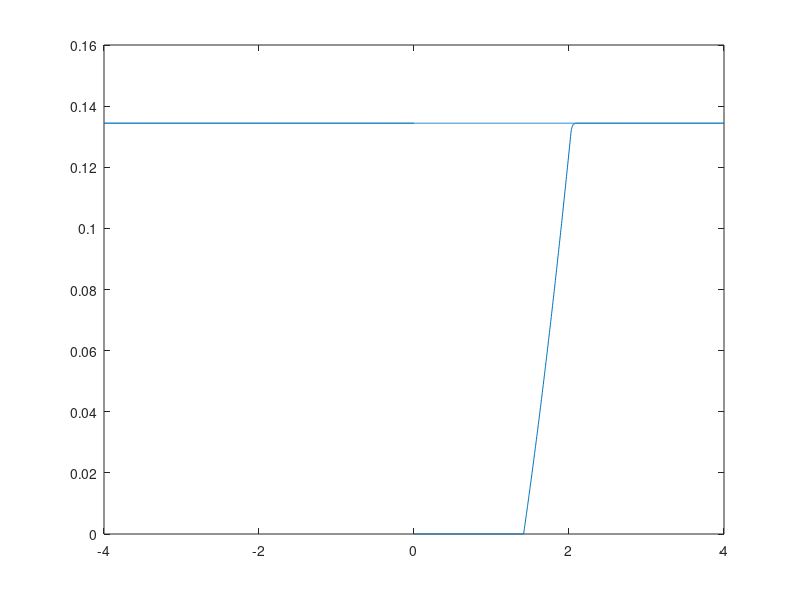
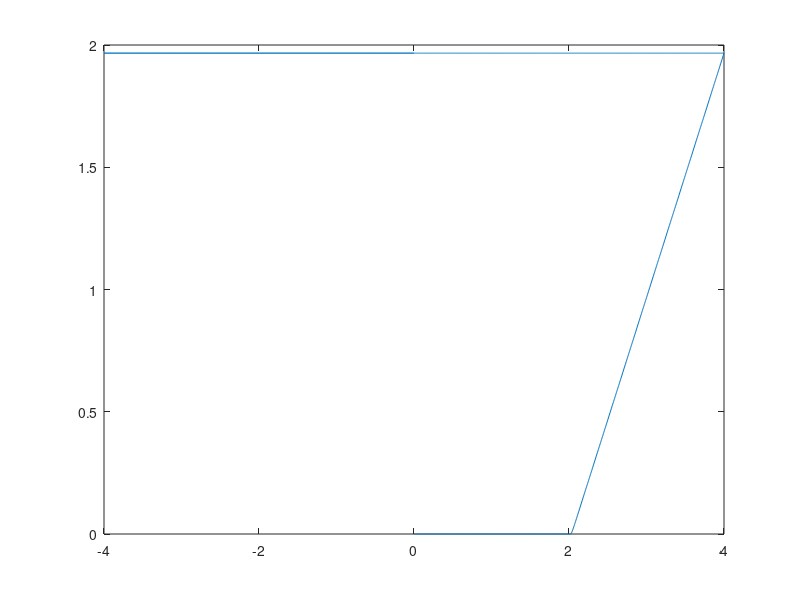
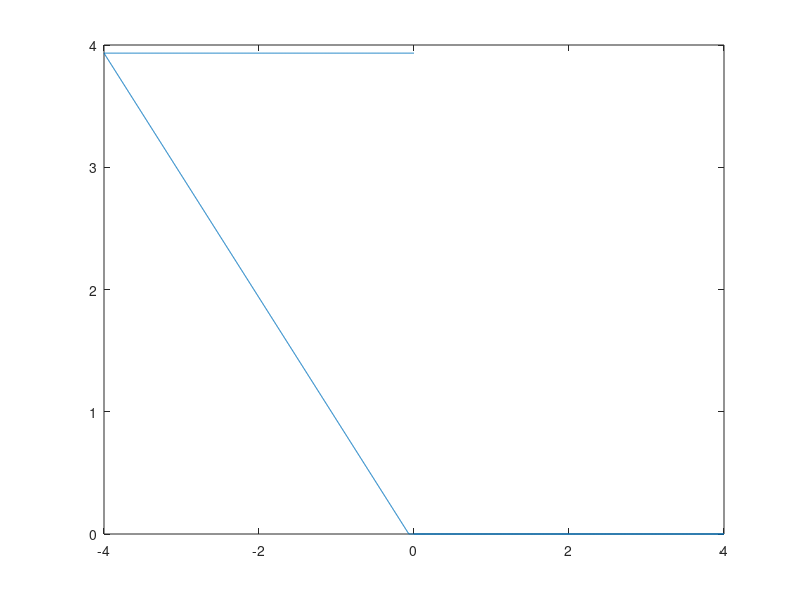
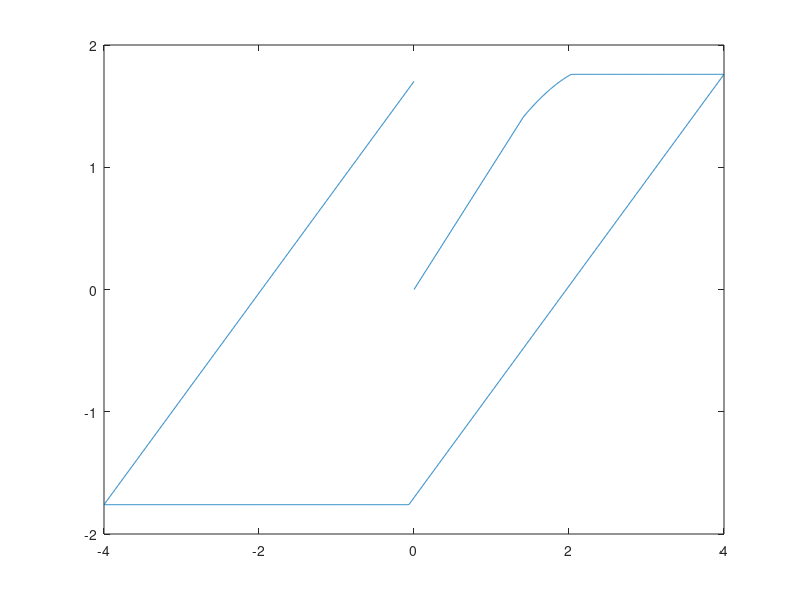

The MATLAB script that drew these images, in order:
%---------------------------------------
%---------------------------------------
% Single Spring Displacement Control
% Hemivariational Elasto-Damage Model
% Explicit Solver
% Loading
clear; clc;
%---------------------------------------
%---------------------------------------
k1=1;
k2=1;
kt = 1;
kd = 8;
st = 1.76;
sc = st;
ubar = 4;
N = 1000;
% Initial State (disp-damage-plastic/tension-plastic/comp)
u = [0, 0, 0, 0];
% Storage
U = zeros(N+1,4);
F = zeros(N+1,1);
count = 0;
for i=1:4*N
    % Displacement Step
    if i<N+1
        ui = (i/N)*ubar;
    elseif i<3*N+1
        ui = ubar-((i-N)/N)*ubar;
    elseif i<4*N+1
        ui = -ubar+((i-3*N)/N)*ubar;
    end
    U(i+1,1) = ui;
    U(i+1,2) = ((k1/(2*kd))*(U(i+1,1)-U(i,3)+U(i,4))^2-kt/kd);
    if U(i+1,2) <= U(i,2)
        U(i+1,2) = U(i,2);
    end
    if U(i+1,2)>0.999
        U(i+1,2) = 0.999;
    end
    U(i+1,3) = U(i+1,1) + U(i,4) - st/(k1*(1-U(i,2)));
    if U(i+1,3) <= U(i,3)
        U(i+1,3) = U(i,3);
    end
    U(i+1,4) = -(U(i+1,1)-U(i,3)) - sc/(k2*(1-U(i,2)));
    if U(i+1,4) <= U(i,4)
        U(i+1,4) = U(i,4);
    end
    F(i+1) = k1*(1-U(i+1,2))*(U(i+1,1)-U(i+1,3)+U(i+1,4));
    count = count + 1;
end
figure;
plot(U(:,1),U(:,2));
figure;
plot(U(:,1),U(:,3));
figure;
plot(U(:,1),U(:,4));
figure;
plot(U(:,1),F);